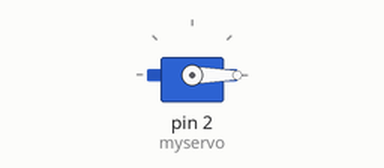
Recording of a sketch running on a simulated Arduino Uno, built with avr-gcc and run on an emulated ATmega328P. Parts: servo.

Above: at 5.05 s.
At 6.5 s:
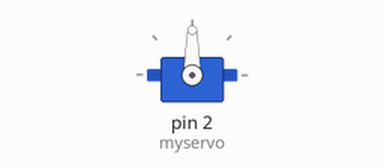
At 8.0 s:
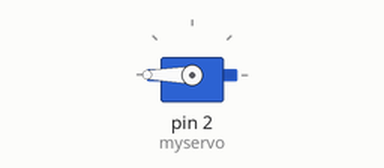
Timing chart, 0 to 11.9 s (numbered marks = the images above):
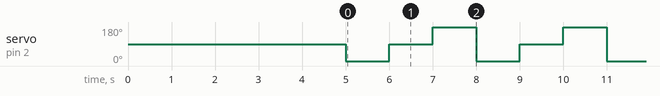

Measured:
- by itself, servo on pin 2 (myservo): repeats every 3.0 s: 90° 1.0 s, 180° 1.0 s, 0° 1.0 s

The sketch:

checkServo.ino
```cpp
/*
The sensor outputs provided by the library are the raw 16-bit values
obtained by concatenating the 8-bit high and low gyro data registers.
They can be converted to units of dps (degrees per second) using the
conversion factors specified in the datasheet for your particular
device and full scale setting (gain).

Example: An L3GD20H gives a gyro X axis reading of 345 with its
default full scale setting of +/- 245 dps. The So specification
in the L3GD20H datasheet (page 10) states a conversion factor of 8.75
mdps/LSB (least significant bit) at this FS setting, so the raw
reading of 345 corresponds to 345 * 8.75 = 3020 mdps = 3.02 dps.
*/

#include <Wire.h>
#include <L3G.h>
#include <Servo.h>
//I2C pin arudino uno is A4(SDA) and A5(SCL)
// myservo is the servo object
Servo myservo;
// gyro is the gyro object
L3G gyro;

void setup() {
  Serial.begin(9600);
  // Wire.begin();

  // if (!gyro.init())
  // {
  //   Serial.println("Failed to autodetect gyro type!");
  //   while (1);
  // }

  // gyro.enableDefault();

  myservo.attach(2);
  myservo.write(90);
delay(5000);
}

  void loop() {

  myservo.write(0); //set servo to mid-point
  delay(1000);
  myservo.write(90); //set servo to mid-point
  delay(1000);
  myservo.write(180); //set servo to mid-point
  delay(1000);
  myservo.write(0); //set servo to mid-point
  delay(1000);
  myservo.write(90); //set servo to mid-point
  delay(1000);
  myservo.write(180); //set servo to mid-point
  delay(1000);
  myservo.write(0); //set servo to mid-point
  delay(1000);
  myservo.write(90); //set servo to mid-point
  delay(1000);
  myservo.write(180); //set servo to mid-point
  delay(1000);
//   gyro.read();

//   Serial.print("G ");
//   Serial.print("X: ");

//     int ax = gyro.g.x;
//     int ay = gyro.g.y;
//   Serial.print(ax);
//   Serial.print(" Y: ");
//   Serial.print(ay);
//   Serial.print(" Z: ");
//   Serial.println((int)gyro.g.z);

//   int servoX = map(ax, 0, 1023, 0, 180) ;
//   int servoY = map(ay, 0, 1023, 0, 180) ;

//     Serial.print(" Servo X: ");
//     Serial.print(servoX);
//     myservo.write(servoX);
//     Serial.print(" Servo Y: ");
//     Serial.println(servoY);

//   delay(100);
 }
```

robotGuneJoystick.ino
```cpp

```
